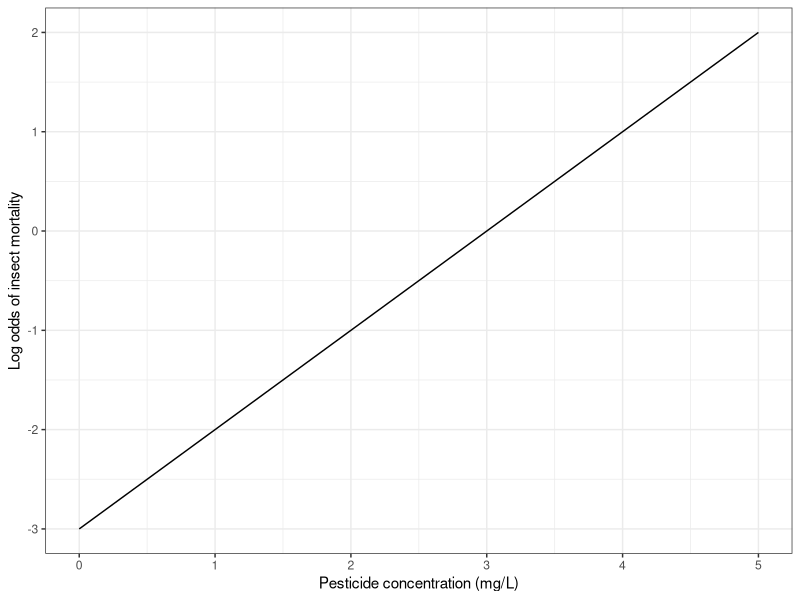
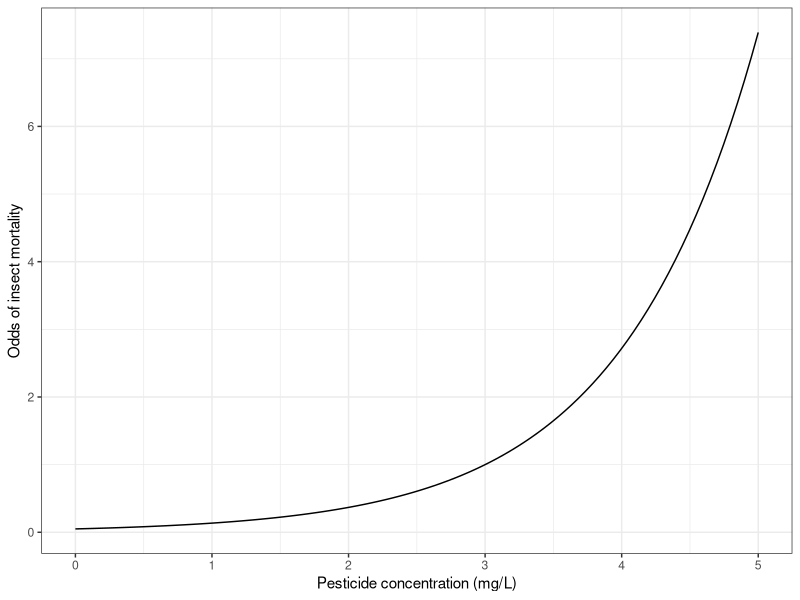
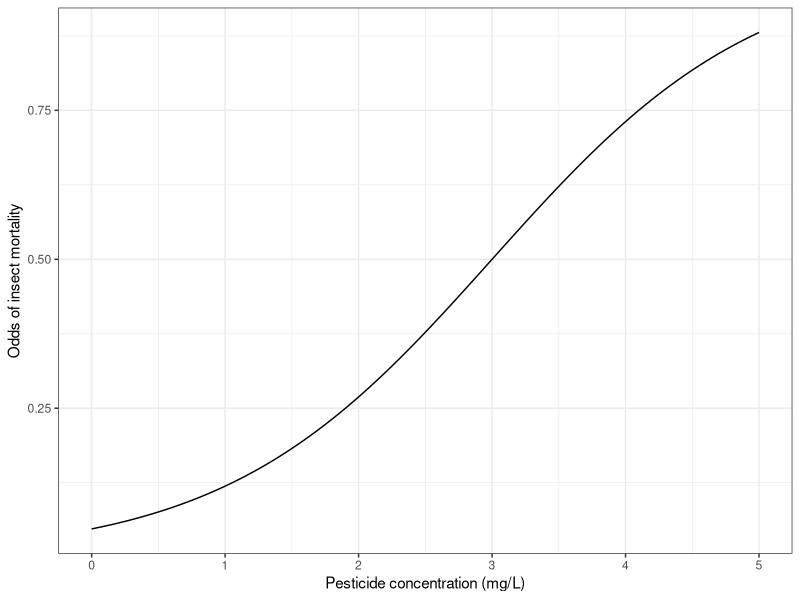

These charts were generated, in order, by the following R code:
## ---- chunk 1

knitr::opts_chunk$set(
    echo = F,
    out.width = "60%",
    fig.show = 'hold',
    fig.align = 'center',
    warning = F,
    message = F
)
set.seed(22305)

library(tidyverse)
library(here)
library(patchwork)

## ---- chunk 2
df_logit <- tibble(
    x = seq(0, 5, length.out = 100),
    lo = -3 +  x
)

ggplot(df_logit, aes(x, lo)) +
    geom_line() +
    theme_bw() +
    xlab("Pesticide concentration (mg/L)") +
    ylab("Log odds of insect mortality")
## ---- chunk 3

df_logit <- df_logit %>% mutate(
    odds = exp(lo)
)

ggplot(df_logit, aes(x, odds)) +
    geom_line() +
    theme_bw() +
    xlab("Pesticide concentration (mg/L)") +
    ylab("Odds of insect mortality")
## ---- chunk 4

df_logit <- df_logit %>% mutate(
    prob = plogis(lo)
)

ggplot(df_logit, aes(x, prob)) +
    geom_line() +
    theme_bw() +
    xlab("Pesticide concentration (mg/L)") +
    ylab("Odds of insect mortality")
